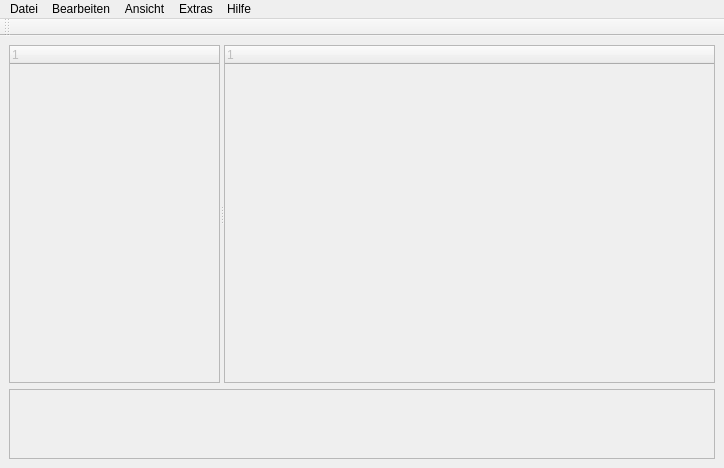
<ui version="4.0" >
 <author></author>
 <comment></comment>
 <exportmacro></exportmacro>
 <class>MainWindow</class>
 <widget class="QMainWindow" name="MainWindow" >
  <property name="geometry" >
   <rect>
    <x>0</x>
    <y>0</y>
    <width>724</width>
    <height>468</height>
   </rect>
  </property>
  <property name="mouseTracking" >
   <bool>true</bool>
  </property>
  <property name="windowTitle" >
   <string>Keepass Passwort-Manager</string>
  </property>
  <widget class="QWidget" name="centralWidget" >
   <layout class="QVBoxLayout" >
    <property name="margin" >
     <number>9</number>
    </property>
    <property name="spacing" >
     <number>6</number>
    </property>
    <item>
     <widget class="QSplitter" name="splitter" >
      <property name="sizePolicy" >
       <sizepolicy>
        <hsizetype>7</hsizetype>
        <vsizetype>7</vsizetype>
        <horstretch>0</horstretch>
        <verstretch>60</verstretch>
       </sizepolicy>
      </property>
      <property name="orientation" >
       <enum>Qt::Horizontal</enum>
      </property>
      <widget class="KeepassGroupView" name="GroupView" >
       <property name="enabled" >
        <bool>false</bool>
       </property>
       <property name="sizePolicy" >
        <sizepolicy>
         <hsizetype>7</hsizetype>
         <vsizetype>7</vsizetype>
         <horstretch>30</horstretch>
         <verstretch>0</verstretch>
        </sizepolicy>
       </property>
       <property name="acceptDrops" >
        <bool>true</bool>
       </property>
       <property name="showDropIndicator" stdset="0" >
        <bool>true</bool>
       </property>
       <property name="dragEnabled" >
        <bool>false</bool>
       </property>
      </widget>
      <widget class="KeepassEntryView" name="EntryView" >
       <property name="enabled" >
        <bool>false</bool>
       </property>
       <property name="sizePolicy" >
        <sizepolicy>
         <hsizetype>7</hsizetype>
         <vsizetype>7</vsizetype>
         <horstretch>70</horstretch>
         <verstretch>0</verstretch>
        </sizepolicy>
       </property>
       <property name="selectionMode" >
        <enum>QAbstractItemView::ExtendedSelection</enum>
       </property>
       <property name="rootIsDecorated" >
        <bool>false</bool>
       </property>
      </widget>
     </widget>
    </item>
    <item>
     <widget class="QTextEdit" name="DetailView" >
      <property name="enabled" >
       <bool>false</bool>
      </property>
      <property name="sizePolicy" >
       <sizepolicy>
        <hsizetype>7</hsizetype>
        <vsizetype>7</vsizetype>
        <horstretch>0</horstretch>
        <verstretch>10</verstretch>
       </sizepolicy>
      </property>
     </widget>
    </item>
   </layout>
  </widget>
  <widget class="QMenuBar" name="menuBar" >
   <property name="geometry" >
    <rect>
     <x>0</x>
     <y>0</y>
     <width>724</width>
     <height>31</height>
    </rect>
   </property>
   <widget class="QMenu" name="menuHilfe" >
    <property name="title" >
     <string>Hilfe</string>
    </property>
   </widget>
   <widget class="QMenu" name="menuDatei" >
    <property name="title" >
     <string>Datei</string>
    </property>
    <widget class="QMenu" name="menuImportieren_aus" >
     <property name="title" >
      <string>Importieren aus</string>
     </property>
     <addaction name="FileImpPwmAction" />
     <addaction name="FileImpKWalletXmlAction" />
    </widget>
    <addaction name="FileNewAction" />
    <addaction name="FileOpenAction" />
    <addaction name="FileCloseAction" />
    <addaction name="separator" />
    <addaction name="FileSaveAction" />
    <addaction name="FileSaveAsAction" />
    <addaction name="separator" />
    <addaction name="FileSettingsAction" />
    <addaction name="FileChangeKeyAction" />
    <addaction name="separator" />
    <addaction name="menuImportieren_aus" />
    <addaction name="separator" />
    <addaction name="FileExitAction" />
   </widget>
   <widget class="QMenu" name="menuExtras" >
    <property name="title" >
     <string>Extras</string>
    </property>
   </widget>
   <widget class="QMenu" name="menuBearbeiten" >
    <property name="title" >
     <string>Bearbeiten</string>
    </property>
    <addaction name="EditNewGroupAction" />
    <addaction name="EditEditGroupAction" />
    <addaction name="EditDeleteGroupAction" />
    <addaction name="separator" />
    <addaction name="EditPasswordToClipboardAction" />
    <addaction name="EditUsernameToClipboardAction" />
    <addaction name="EditOpenUrlAction" />
    <addaction name="EditSaveAttachmentAction" />
    <addaction name="separator" />
    <addaction name="EditNewEntryAction" />
    <addaction name="EditEditEntryAction" />
    <addaction name="EditCloneEntryAction" />
    <addaction name="EditDeleteEntryAction" />
    <addaction name="separator" />
    <addaction name="EditSearchAction" />
    <addaction name="EditGroupSearchAction" />
   </widget>
   <widget class="QMenu" name="menuAnsicht" >
    <property name="title" >
     <string>Ansicht</string>
    </property>
    <widget class="QMenu" name="menuSpalten" >
     <property name="title" >
      <string>Spalten</string>
     </property>
     <addaction name="ViewColumnsTitleAction" />
     <addaction name="ViewColumnsUsernameAction" />
     <addaction name="ViewColumnsUrlAction" />
     <addaction name="ViewColumnsPasswordAction" />
     <addaction name="ViewColumnsCommentAction" />
     <addaction name="separator" />
     <addaction name="ViewColumnsExpireAction" />
     <addaction name="ViewColumnsCreationAction" />
     <addaction name="ViewColumnsLastChangeAction" />
     <addaction name="ViewColumnsLastAccessAction" />
     <addaction name="ViewColumnsAttachmentAction" />
    </widget>
    <addaction name="ViewShowToolbarAction" />
    <addaction name="ViewShowEntryDetailsAction" />
    <addaction name="separator" />
    <addaction name="ViewHideUsernamesAction" />
    <addaction name="ViewHidePasswordsAction" />
    <addaction name="separator" />
    <addaction name="menuSpalten" />
   </widget>
   <addaction name="menuDatei" />
   <addaction name="menuBearbeiten" />
   <addaction name="menuAnsicht" />
   <addaction name="menuExtras" />
   <addaction name="menuHilfe" />
  </widget>
  <widget class="QToolBar" name="toolBar" >
   <property name="sizePolicy" >
    <sizepolicy>
     <hsizetype>1</hsizetype>
     <vsizetype>7</vsizetype>
     <horstretch>0</horstretch>
     <verstretch>0</verstretch>
    </sizepolicy>
   </property>
   <property name="minimumSize" >
    <size>
     <width>15</width>
     <height>6</height>
    </size>
   </property>
   <property name="maximumSize" >
    <size>
     <width>16777215</width>
     <height>22</height>
    </size>
   </property>
   <property name="orientation" >
    <enum>Qt::Horizontal</enum>
   </property>
   <property name="iconSize" >
    <size>
     <width>16</width>
     <height>16</height>
    </size>
   </property>
   <attribute name="toolBarArea" >
    <number>4</number>
   </attribute>
  </widget>
  <action name="FileNewAction" >
   <property name="text" >
    <string>Neue Datenbank...</string>
   </property>
  </action>
  <action name="FileOpenAction" >
   <property name="text" >
    <string>Datenbank öffnen...</string>
   </property>
  </action>
  <action name="FileCloseAction" >
   <property name="text" >
    <string>Datenbank schließen</string>
   </property>
  </action>
  <action name="FileSaveAction" >
   <property name="text" >
    <string>Datenbank speichern</string>
   </property>
  </action>
  <action name="FileSaveAsAction" >
   <property name="text" >
    <string>Datenbank speichern unter...</string>
   </property>
  </action>
  <action name="FileSettingsAction" >
   <property name="text" >
    <string>Datenbank-Einstellungen...</string>
   </property>
  </action>
  <action name="FileChangeKeyAction" >
   <property name="text" >
    <string>Hauptschlüssel ändern...</string>
   </property>
  </action>
  <action name="FileExitAction" >
   <property name="text" >
    <string>Beenden</string>
   </property>
  </action>
  <action name="FileImpPwmAction" >
   <property name="text" >
    <string>PwManager-Datei (*.pwm)</string>
   </property>
  </action>
  <action name="FileImpKWalletXmlAction" >
   <property name="text" >
    <string>KWallet XML-Datei (*.xml)</string>
   </property>
  </action>
  <action name="EditNewGroupAction" >
   <property name="text" >
    <string>Neue Gruppe hinzufügen...</string>
   </property>
  </action>
  <action name="EditEditGroupAction" >
   <property name="text" >
    <string>Gruppe bearbeiten...</string>
   </property>
  </action>
  <action name="EditDeleteGroupAction" >
   <property name="text" >
    <string>Gruppe löschen</string>
   </property>
  </action>
  <action name="EditPasswordToClipboardAction" >
   <property name="text" >
    <string>Passwort in Zwischenablage kopieren</string>
   </property>
  </action>
  <action name="EditUsernameToClipboardAction" >
   <property name="text" >
    <string>Benutzername in Zwischenablage kopieren</string>
   </property>
  </action>
  <action name="EditOpenUrlAction" >
   <property name="text" >
    <string>URL öffnen</string>
   </property>
  </action>
  <action name="EditSaveAttachmentAction" >
   <property name="text" >
    <string>Anhang speichern unter...</string>
   </property>
  </action>
  <action name="EditNewEntryAction" >
   <property name="text" >
    <string>Neuen Eintrag hinzufügen...</string>
   </property>
  </action>
  <action name="EditEditEntryAction" >
   <property name="text" >
    <string>Eintrag anzeigen/bearbeiten...</string>
   </property>
  </action>
  <action name="EditDeleteEntryAction" >
   <property name="text" >
    <string>Eintrag löschen</string>
   </property>
  </action>
  <action name="EditCloneEntryAction" >
   <property name="text" >
    <string>Eintrag duplizieren</string>
   </property>
  </action>
  <action name="EditSearchAction" >
   <property name="text" >
    <string>In Datenbank suchen...</string>
   </property>
  </action>
  <action name="EditGroupSearchAction" >
   <property name="text" >
    <string>In dieser Gruppe suchen...</string>
   </property>
  </action>
  <action name="ViewShowToolbarAction" >
   <property name="checkable" >
    <bool>true</bool>
   </property>
   <property name="text" >
    <string>Werkzeugleiste anzeigen</string>
   </property>
  </action>
  <action name="ViewShowEntryDetailsAction" >
   <property name="checkable" >
    <bool>true</bool>
   </property>
   <property name="text" >
    <string>Eintragsansicht anzeigen</string>
   </property>
  </action>
  <action name="ViewHideUsernamesAction" >
   <property name="checkable" >
    <bool>true</bool>
   </property>
   <property name="text" >
    <string>Benutzernamen verbergen</string>
   </property>
  </action>
  <action name="ViewHidePasswordsAction" >
   <property name="checkable" >
    <bool>true</bool>
   </property>
   <property name="text" >
    <string>Passwörter verbergen</string>
   </property>
  </action>
  <action name="ViewColumnsTitleAction" >
	  <property name="checkable" >
		  <bool>true</bool>
   </property>
   <property name="text" >
    <string>Titel</string>
   </property>
  </action>
  <action name="ViewColumnsUsernameAction" >
	  <property name="checkable" >
		  <bool>true</bool>
   </property>
   <property name="text" >
    <string>Benutzername</string>
   </property>
  </action>
  <action name="ViewColumnsUrlAction" >
	  <property name="checkable" >
		  <bool>true</bool>
   </property>
   <property name="text" >
    <string>URL</string>
   </property>
  </action>
  <action name="ViewColumnsPasswordAction" >
	  <property name="checkable" >
		  <bool>true</bool>
   </property>
   <property name="text" >
    <string>Passwort</string>
   </property>
  </action>
  <action name="ViewColumnsCommentAction" >
	  <property name="checkable" >
		  <bool>true</bool>
   </property>
   <property name="text" >
    <string>Kommentar</string>
   </property>
  </action>
  <action name="ViewColumnsExpireAction" >
	  <property name="checkable" >
		  <bool>true</bool>
   </property>
   <property name="text" >
    <string>Ablaufdatum</string>
   </property>
  </action>
  <action name="ViewColumnsCreationAction" >
	  <property name="checkable" >
		  <bool>true</bool>
   </property>
   <property name="text" >
    <string>Erstellungsdatum</string>
   </property>
  </action>
  <action name="ViewColumnsLastChangeAction" >
	  <property name="checkable" >
		  <bool>true</bool>
   </property>
   <property name="text" >
    <string>Letzte Änderung</string>
   </property>
  </action>
  <action name="ViewColumnsLastAccessAction" >
	  <property name="checkable" >
		  <bool>true</bool>
   </property>
   <property name="text" >
    <string>Letzter Zugriff</string>
   </property>
  </action>
  <action name="ViewColumnsAttachmentAction" >
	  <property name="checkable" >
		  <bool>true</bool>
   </property>
   <property name="text" >
    <string>Anhang</string>
   </property>
  </action>
 </widget>
 <pixmapfunction></pixmapfunction>
 <customwidgets>
  <customwidget>
   <class>KeepassEntryView</class>
   <extends>QTreeWidget</extends>
   <header>../../src/lib/EntryView.h</header>
   <container>0</container>
   <pixmap></pixmap>
  </customwidget>
  <customwidget>
   <class>KeepassGroupView</class>
   <extends>QTreeWidget</extends>
   <header>../../src/lib/GroupView.h</header>
   <container>0</container>
   <pixmap></pixmap>
  </customwidget>
 </customwidgets>
 <resources/>
 <connections/>
</ui>
